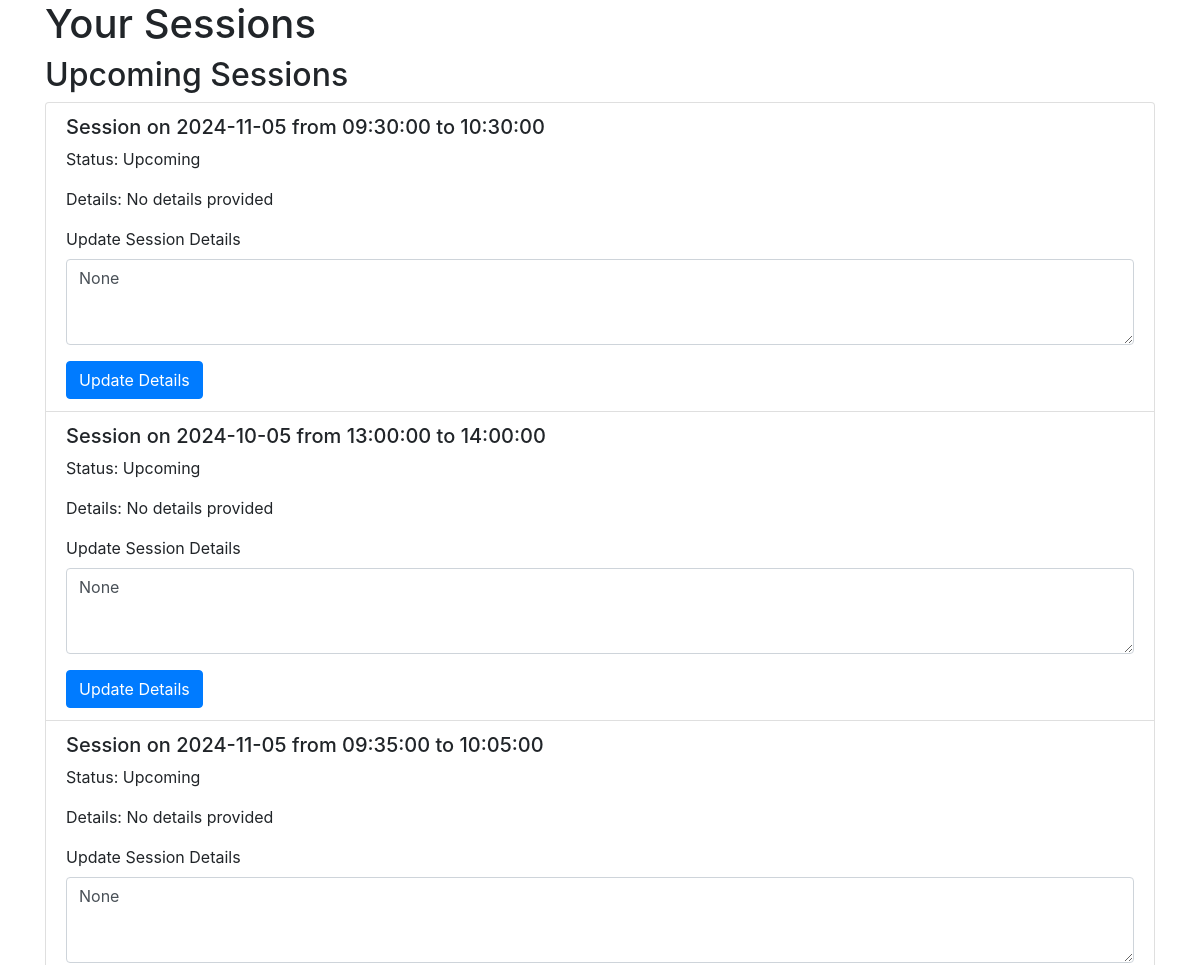
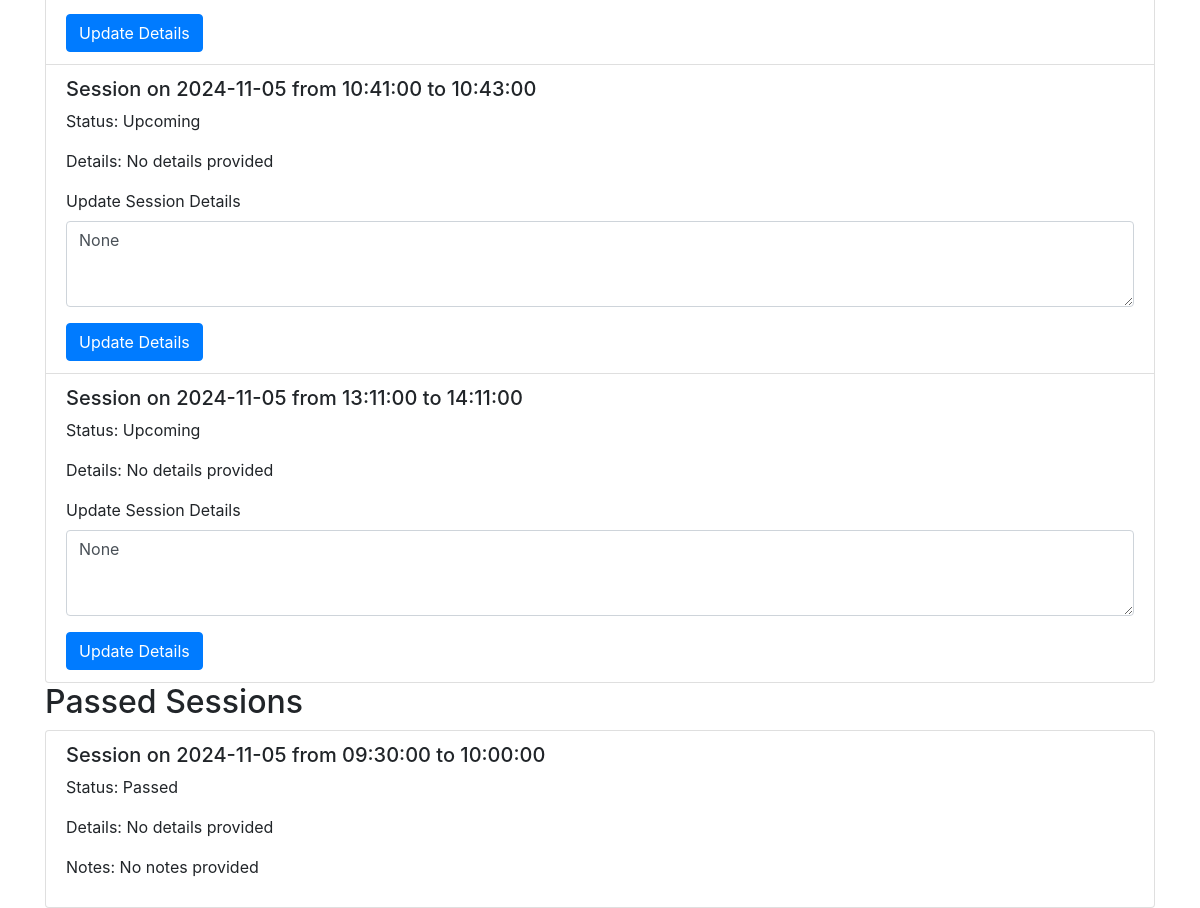
Page /user_sessions (signed in) on the committed database (2 pictures, top to bottom).
### correct-app.py (models this page shows)
class Booking(db.Model):
    id = db.Column(db.Integer, primary_key=True)
    user_id = db.Column(db.Integer, db.ForeignKey('user.id'), nullable=False)
    availability_id = db.Column(db.Integer, db.ForeignKey('availability.id'), nullable=False)
    booked_at = db.Column(db.DateTime, default=db.func.current_timestamp())
    session_details = db.Column(db.Text, nullable=True)
    session_notes = db.Column(db.Text, nullable=True)
    status = db.Column(db.String(50), default='Upcoming')
    end_time = db.Column(db.DateTime, nullable=False)
    user = db.relationship('User', backref='bookings')

class Availability(db.Model):
    id = db.Column(db.Integer, primary_key=True)
    date = db.Column(db.Date, nullable=False)
    start_time = db.Column(db.Time, nullable=False)
    end_time = db.Column(db.Time, nullable=False)
    is_booked = db.Column(db.Boolean, default=False)
    bookings = db.relationship('Booking', backref='availability', lazy=True)

### correct-app.py (the view)
@app.route('/user_sessions')
def user_sessions():
    if 'username' not in session:
        return redirect('/login')
    user = User.query.filter_by(username=session['username']).first()
    upcoming_sessions = Booking.query.filter_by(user_id=user.id, status='Upcoming').all()
    passed_sessions = Booking.query.filter_by(user_id=user.id, status='Passed').all()
    return render_template('user_sessions.html', upcoming_sessions=upcoming_sessions, passed_sessions=passed_sessions)

### templates/user_sessions.html (shortened to what this page needs)
<!DOCTYPE html>
<html lang="en">
<head>
    <link rel="stylesheet" href="https://maxcdn.bootstrapcdn.com/bootstrap/4.0.0/css/bootstrap.min.css">
</head>
<body>
    <div class="container">
        <h1>Your Sessions</h1>
        <h2>Upcoming Sessions</h2>
        <ul class="list-group">
            {% for booking in upcoming_sessions %}
            <li class="list-group-item">
                <h5>Session on {{ booking.availability.date }} from {{ booking.availability.start_time }} to {{ booking.availability.end_time }}</h5>
                <p>Status: {{ booking.status }}</p>
                <p>Details: {{ booking.session_details or 'No details provided' }}</p>
                <form action="/user_sessions/update_details/{{ booking.id }}" method="post">
                    <div class="form-group">
                        <label for="session_details">Update Session Details</label>
                        <textarea class="form-control" id="session_details" name="session_details" rows="3">{{ booking.session_details }}</textarea>
                    </div>
                    <button type="submit" class="btn btn-primary">Update Details</button>
                </form>
            </li>
            {% endfor %}
        </ul>
        <h2>Passed Sessions</h2>
        <ul class="list-group">
            {% for booking in passed_sessions %}
            <li class="list-group-item">
                <h5>Session on {{ booking.availability.date }} from {{ booking.availability.start_time }} to {{ booking.availability.end_time }}</h5>
                <p>Status: {{ booking.status }}</p>
                <p>Details: {{ booking.session_details or 'No details provided' }}</p>
                <p>Notes: {{ booking.session_notes or 'No notes provided' }}</p>
            </li>
            {% endfor %}
        </ul>
    </div>
</body>
</html>

### rows in the picture
Booking: availability "2024-11-05", availability.start_time "09:30:00", availability.end_time "10:30:00", status "Upcoming", session_details "No details provided", session_details "None"
Booking: availability "2024-10-05", availability.start_time "13:00:00", availability.end_time "14:00:00", status "Upcoming", session_details "No details provided", session_details "None"
Booking: availability "2024-11-05", availability.start_time "09:35:00", availability.end_time "10:05:00", status "Upcoming", session_details "No details provided", session_details "None"
Booking: availability "2024-11-05", availability.start_time "10:41:00", availability.end_time "10:43:00", status "Upcoming", session_details "No details provided", session_details "None"
Booking: availability "2024-11-05", availability.start_time "13:11:00", availability.end_time "14:11:00", status "Upcoming", session_details "No details provided", session_details "None"
Booking: availability "2024-11-05", availability.start_time "09:30:00", availability.end_time "10:00:00", status "Passed", session_details "No details provided", session_notes "No notes provided"
